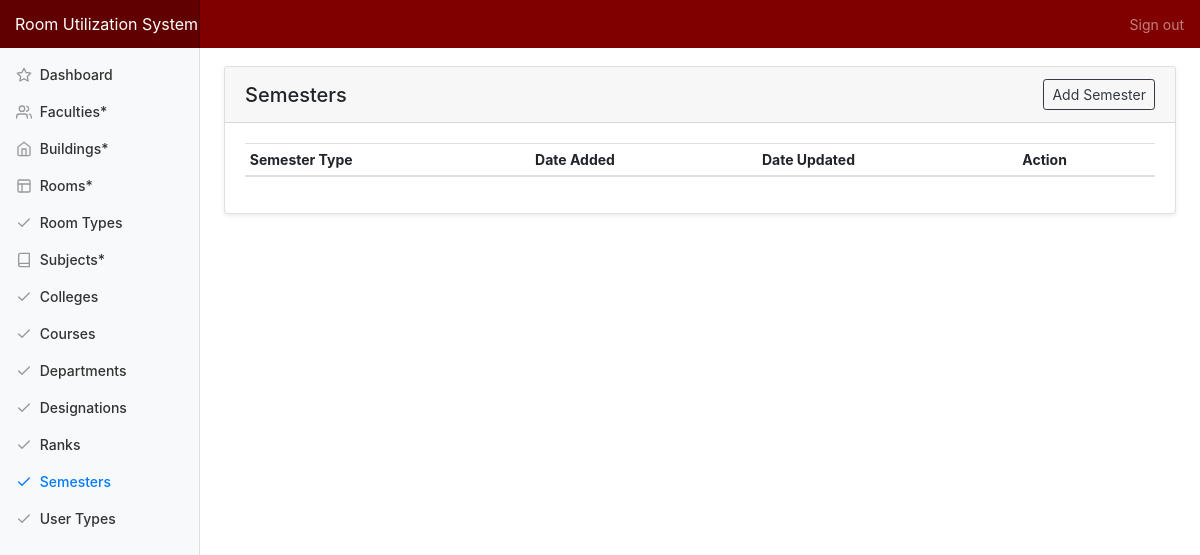
Page /index.php/admin/semester on the earlier database version.
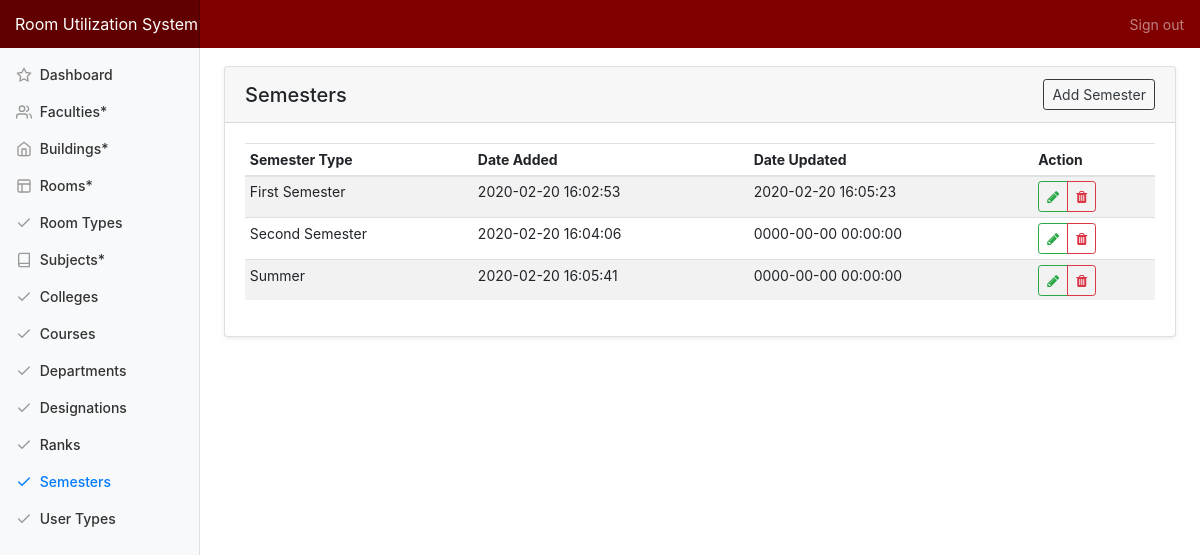
Same page on the later database version.
### tables this page shows
CREATE TABLE `tbl_semester` (
  `semester_id` int(10) NOT NULL,
  `semester_type` varchar(50) NOT NULL,
  `semester_added` datetime NOT NULL DEFAULT CURRENT_TIMESTAMP,
  `semester_modified` datetime NOT NULL DEFAULT '0000-00-00 00:00:00' ON UPDATE CURRENT_TIMESTAMP
);

### application/controllers/Admin.php (called while the page is built, shortened)
<?php
class Admin extends CI_Controller {
	public function semester(){
		$data['title'] = "Semesters";
		$data['semesters'] = $this->main_model->getSemesters();
		$this->load->view('templates/header', $data);
		$this->load->view('admin/semester');
		$this->load->view('templates/footer');
	}
}

### index.php (called while the page is built, shortened)
<?php
require_once BASEPATH.'core/CodeIgniter.php';

### application/models/Main_model.php (called while the page is built, shortened)
<?php defined('BASEPATH') OR exit('No direct script access allowed');
Class Main_model extends CI_Model{
	public function getSemesters(){
		return $this->db->get('tbl_semester')->result_array();
	}
}

### application/views/admin/semester.php (the view, shortened to what this page needs)
<div class="container-fluid">
  <div class="row">
    <main role="main" class="col-md-9 ml-sm-auto col-lg-10 pt-4 px-4 mb-3">
      <div class="card shadow-sm">
			  <h5 class="card-header d-flex justify-content-between align-items-center">
          <?=$title?>
          <a href="#" class="btn btn-outline-dark btn-sm" data-toggle="modal" data-target="#modal_semester_add">Add Semester</a>
        </h5>
			  <div class="card-body">
          <table class="table table-striped table-hover table-sm">
            <thead>
              <tr>
                <th>Semester Type</th>
                <th>Date Added</th>
                <th>Date Updated</th>
                <th>Action</th>
              </tr>
            </thead>
            <tbody>
              <?php foreach ($semesters as $row) {?>
              <tr>
                <td><?=$row['semester_type']?></td>
                <td><?=$row['semester_added']?></td>
                <td><?=$row['semester_modified']?></td>
                <td>
                  <div class="btn-group" role="group">
                    <a href="#" class="btn btn-sm btn-outline-success action-btn updateSemester" id="<?=$row['semester_id']?>//<?=$row['semester_type']?>" data-toggle="modal" data-target="#modal_semester_update" data-toggle="tooltip" data-placement="top" title="Update Semester">
                      <span class="fa fa-pencil"></span>
                    </a>
                    <a href="#" id="<?=base_url('admin/delete/semester/'.$row['semester_id'])?>" class="btn btn-sm btn-outline-danger action-btn delete" data-toggle="tooltip" data-placement="top" title="Delete Semester">
                      <span class="fa fa-trash"></span>
                    </a>
                  </div>
                </td>
              </tr>
              <?php } ?>
            </tbody>
          </table>
			  </div>
			</div>
   </main>
  </div>
</div>

Differences in the rows shown:
added tbl_semester: semester_type "First Semester", semester_added "2020-02-20 16:02:53", semester_modified "2020-02-20 16:05:23"
added tbl_semester: semester_type "Second Semester", semester_added "2020-02-20 16:04:06", semester_modified "0000-00-00 00:00:00"
added tbl_semester: semester_type "Summer", semester_added "2020-02-20 16:05:41", semester_modified "0000-00-00 00:00:00"
